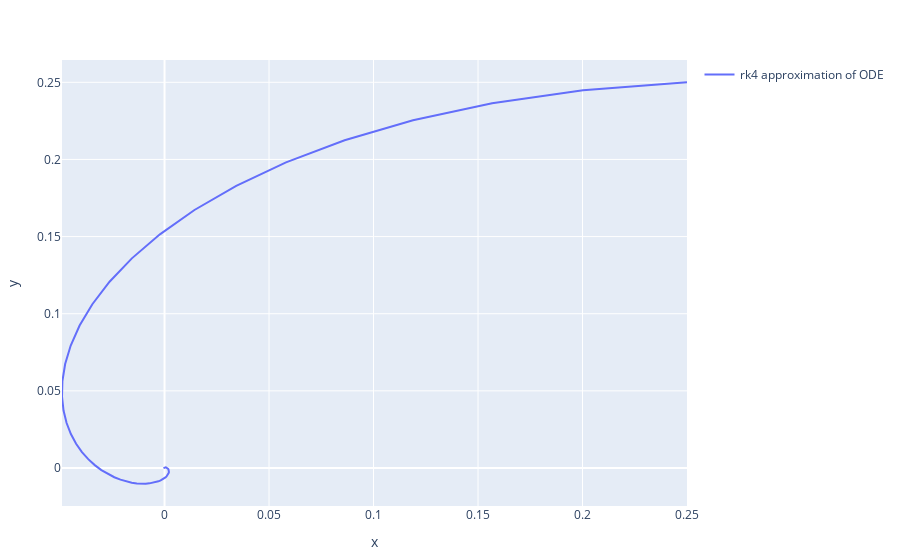

The cell this chart's notebook holds for it:
### Code cell
# Plot phase portrait
plot_phase_portrait(hopf2d, [0.25 0.25], t)

### Figure 1 — Plotly figure (JSON) as saved in the notebook; plotly's stock layout.template omitted (floating-point values rounded to 4 significant figures; data arrays with more than 128 entries replaced by an {"elided": "..."} marker saying what was removed)
{"data": [{"mode": "lines", "name": "rk4 approximation of ODE", "showlegend": true, "type": "scatter", "x": {"elided": "3001 float values"}, "y": {"elided": "3001 float values"}}], "layout": {"margin": {"b": 50, "l": 50, "r": 50, "t": 60}, "xaxis": {"title": {"text": "x"}}, "yaxis": {"title": {"text": "y"}}}}
